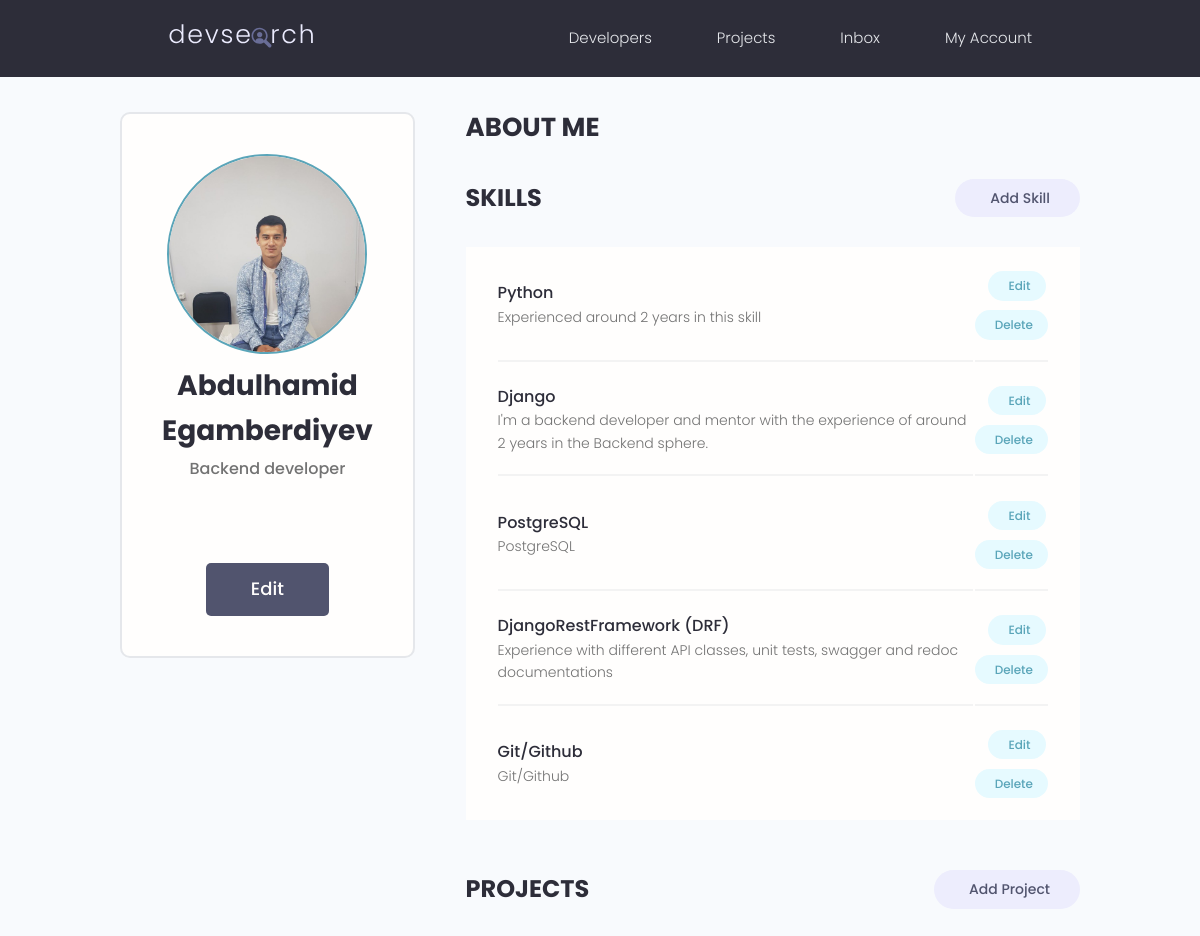
Screenshot of /profile/abdulhamid/ (signed in) with the database file from the repository.
### account/models.py (models this page shows, shortened)
class Account(AbstractBaseUser):
    full_name = models.CharField(max_length=200)
    email = models.EmailField(max_length=70)
    username = models.CharField(max_length=50, unique=True)
    direction = models.CharField(verbose_name=' ',max_length=90, blank=True)
    bio = models.TextField(max_length=400, blank=True)
    address = models.CharField(max_length=80, blank=True)
    avatar = models.ImageField(upload_to='avatars/',blank=True, default='avatars/IMG_20220114_104710_103.JPG')
    date_joined = models.DateTimeField(verbose_name='Date joined',auto_now_add=True)
    last_login = models.DateTimeField(verbose_name='Last login',auto_now_add=True)
    is_admin = models.BooleanField(default=False)
    is_superuser = models.BooleanField(default=False)
    is_staff = models.BooleanField(default=False)
    is_active = models.BooleanField(default=True)
    EMAIL_FIELD = 'email'
    USERNAME_FIELD = 'username'
    REQUIRED_FIELDS = ['email',]
    objects = AccountManager()
    class Meta:
        verbose_name_plural = "Users profile"

class Skill(models.Model):
    account = models.ForeignKey(Account, on_delete=models.CASCADE, related_name='skill')
    name = models.CharField(max_length=120)
    description = models.TextField(max_length=300)
    level = models.IntegerField(default=20, help_text="Maximum 100%")
    added_time = models.DateTimeField(auto_now_add=True)
    updated_time = models.DateTimeField(auto_now_add=True)
    is_softskill = models.BooleanField(help_text='Is softskill?')
    class Meta:
        verbose_name_plural = "Skill"

### account/views.py (the view)
# urls.py: path('profile/<str:username>/',views.myProfile, name='myprofile'),
def myProfile(request, username):
    if request.user.username == username:
        get_account_data = Account.objects.get(username=request.user.username)
        context = {
            'profile':get_account_data
        }
    else:
        return redirect('home')
    return render(request, 'account.html', context)

### templates/account.html (shortened to what this page needs)
{% extends 'base.html' %}
{% block content %}
  <main class="settingsPage profile my-md">
    <div class="container">
      <div class="layout">
        <div class="column column--1of3">
          <div class="card text-center">
            <div class="card__body dev">
              <img class="avatar avatar--xl dev__avatar" src="{{ profile.avatar.url }}" />
              <h2 class="dev__name">{{ profile.full_name }}</h2>
              <p class="dev__title">{{ profile.direction }}</p>
              <ul class="dev__social">
              </ul>
              {% if request.user == profile %}
                <a href="{% url 'edit-profile' %}" class="btn btn--sub btn--lg">Edit </a>
              {% endif %}
            </div>
          </div>
        </div>
        <div class="column column--2of3">
          <div class="devInfo">
            <h3 class="devInfo__title">About Me</h3>
          </div>
          <div class="settings">
            <h3 class="settings__title">Skills</h3>
            <a class="tag tag--pill tag--sub settings__btn tag--lg" href="{% url 'create-skill' %}"> Add Skill</a>
          </div>
          <table class="settings__table">
            {% for profile_skill in profile.skill.all %}
              <tr>
                <td class="settings__tableInfo">
                  <h4>{{ profile_skill.name }}</h4>
                  <p>
                    {{ profile_skill.description }}
                  </p>
                </td>
                <td class="settings__tableActions">
                  <a class="tag tag--pill tag--main settings__btn" href="{% url 'edit-skill' profile_skill.id %}"> Edit</a>
                  <a class="tag tag--pill tag--main settings__btn" href="{% url 'delete-skill' profile_skill.id %}">
                    Delete</a>
                </td>
              </tr>
            {% endfor %}
          </table>
          <div class="settings">
            <h3 class="settings__title">Projects</h3>
            <a class="tag tag--pill tag--sub settings__btn tag--lg" href="{% url 'create-project' %}"> Add Project</a>
          </div>
        </div>
      </div>
    </div>
  </main>
{% endblock content %}

### static/styles/app.css (style rules this page uses)
:root { --color-sub: #2d2d39; }
.btn--sub { background-color: var(--color-sub-light); }
.card { border: 2px solid var(--color-light); }
img { width: 100%; }
.profile .card > .dev { padding: 4rem; }
.dev__avatar { display: block; margin: auto; }
.dev__name { color: var(--color-sub); font-size: 2.8rem; font-weight: 700; margin-top: 1rem; margin-bottom: 0.5rem; }
.dev__title { font-size: 1.6rem; font-weight: 500; line-height: 1.3; }
.dev__social { margin: 3rem 0; list-style: none; display: flex; justify-content: center; gap: 1.5rem; }
.devInfo { margin-bottom: 3rem; }
.devInfo__title, .devInfo__subtitle { font-size: 2.6rem; color: var(--color-sub); text-transform: uppercase; font-weight: 700; margin-bottom: 1.5rem; }
.settings { display: flex; justify-content: space-between; align-items: center; }
.settings__title { font-size: 2.4rem; text-transform: uppercase; font-weight: 700; color: var(--color-sub); }
.settings__table { margin-top: 3rem; margin-bottom: 5rem; padding: 0 3rem; background: var(--color-white); }
.settings__table tr { width: 100%; }
.settings__table tr > td { padding: 2rem 0; }
.settings__table tr:not(:last-child) td { border-bottom: 2px solid var(--color-white-light); }
.settings__tableInfo { width: 100%; }
.settings__tableInfo h4, .settings__tableInfo a { padding-right: 1rem; width: auto; font-size: 1.6rem; font-weight: 500; color: var(--color-sub); }
.settings__tableInfo p { font-size: 1.4rem; }
.settings__tableActions { text-align: right; }

### static/uikit/styles/modules/_variables.css (style rules this page uses)
:root { --color-main: #5aa5b9; --color-main-light: #e6faff; --color-sub: #3f4156; --color-sub-light: #51546e; --color-sub-lighter: #ededfd; --color-text: #737373; --color-gray: #8b8b8b; --color-light: #e5e7eb; --color-light-gray: #767676; --color-bg: #f8fafd; --color-white: #fffefd; --color-white-light: #f3f3f3; --color-success: #359e64; --color-success-bg: #def8e8; --color-error: #fc4b0b; --color-error-bg: #fff2ee; --font-base: 'Poppins', arial, helvetica, 'Segoe UI', roboto, ubuntu, sans-serif; --font-monospace: 'Fira Code', 'Courier New', courier, monospace; --font-regular: 300; --font-medium: 500; --font-bold: 700; --generic-shadow: 1px 1px 5px #00000010; --generic-transition: all 0.3s ease-in-out; }

### static/uikit/styles/modules/_base.css (style rules this page uses)
* { margin: 0; padding: 0; box-sizing: border-box; text-rendering: optimizeLegibility; color: inherit; font-size: inherit; }
html { font-size: 50%; }
@media only screen and (min-width: 480px) { html { font-size: 56.25%; } }
@media only screen and (min-width: 1200px) { html { font-size: 62.5%; } }
body { line-height: 1.6; font-weight: 400; font-size: 1.5rem; color: var(--color-text); background-color: var(--color-bg); min-height: 100vh; }

### static/uikit/styles/modules/_typography.css (style rules this page uses)
* { font-family: var(--font-base); }
h2 { font-size: 3.6rem; font-weight: var(--font-bold); }
h3 { font-size: 3.2rem; font-weight: var(--font-medium); }
h4 { font-size: 2.8rem; font-weight: var(--font-medium); }
p, span, strong { font-size: 1.6rem; color: var(--color-text); font-weight: var(--font-regular); }
a { padding-bottom: 2px; text-decoration: none; display: inline-block; color: var(--color-main); font-weight: var(--font-medium); }

### static/uikit/styles/modules/_utilities.css (style rules this page uses)
.container { width: 92%; max-width: 165rem; margin: 0 auto; box-sizing: border-box; }
@media screen and (min-width: 1000px) { .container { width: 90%; } }
@media screen and (min-width: 1200px) { .container { width: 80%; } }
.text-center { text-align: center; }
.my-md { margin: 3rem auto; }

### static/uikit/styles/modules/_avatar.css (style rules this page uses)
.avatar { border-radius: 50%; border: 2px solid var(--color-main); object-fit: cover; }
.avatar--xl { height: 20rem; width: 20rem; }

### static/uikit/styles/modules/_button.css (style rules this page uses)
.btn { display: inline-block; position: relative; cursor: pointer; background-color: var(--color-light); font-weight: var(--font-medium); color: var(--color-sub); text-decoration: none; padding: 1rem 2rem; border-radius: 0.5rem; border: none; width: -webkit-fit-content; width: -moz-fit-content; width: fit-content; height: -webkit-fit-content; height: -moz-fit-content; height: fit-content; font-size: 1.6rem; outline-width: 0; outline-color: transparent; -webkit-backface-visibility: hidden; backface-visibility: hidden; transition: all 0.3s ease-in-out; }
.btn--sub { background-color: var(--color-sub); color: var(--color-white); }
.btn--lg { font-size: 1.8rem; padding: 1.2rem 4.5rem; }

### static/uikit/styles/modules/_card.css (style rules this page uses)
.card { border-radius: 1rem; background-color: var(--color-white); border: 1.5px solid var(--color-light); width: auto; height: auto; margin-top: 0.5rem; margin-bottom: 0.5rem; overflow: hidden; }
.card__body, .card__header { padding: 2rem 2.5rem; }

### rows the page displays
Account: avatar (picture), full_name "Abdulhamid Egamberdiyev", direction "Backend developer"
Skill: name "Python", description "Experienced around 2 years in this skill"
Skill: name "Django", description "I'm a backend developer and mentor with the experience of around 2 years in the Backend sphere."
Skill: name "PostgreSQL", description "PostgreSQL"
Skill: name "DjangoRestFramework (DRF)", description "Experience with different API classes, unit tests, swagger and redoc documentations"
Skill: name "Git/Github", description "Git/Github"
